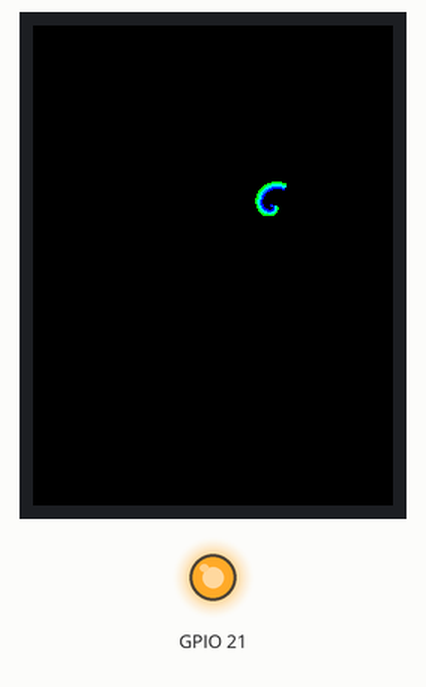
Bench run of a program on a simulated ESP32 board running MicroPython. Parts: 240×320 colour display, output pins drawn as LEDs (lit = HIGH). Library files of the repository ran but are not shown: ili9341.py; pins used as bus, display or sensor lines are not drawn; what the program prints to the serial console is not drawn.

Above: at 1.3 s.
At 11.8 s:
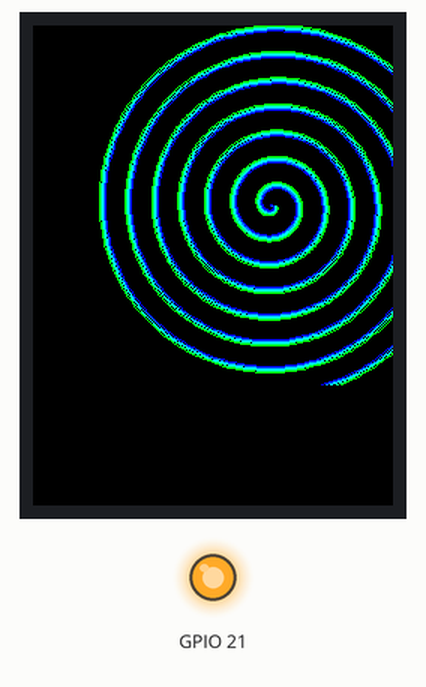
At 15.0 s:
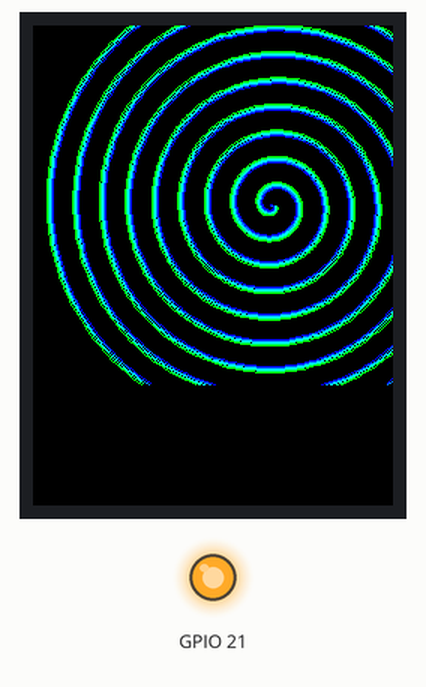
At 18.1 s:
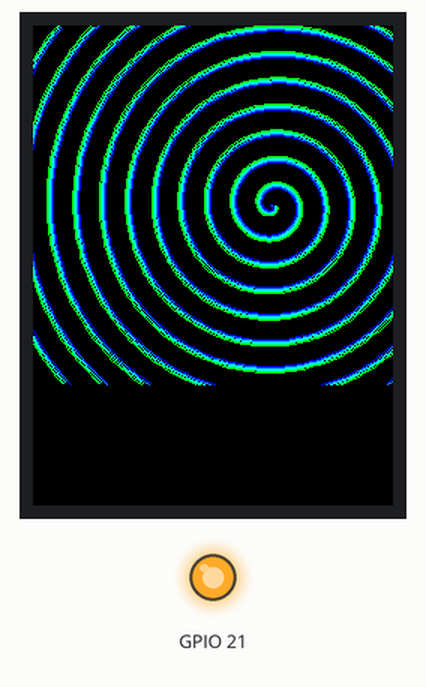
Timing chart, 0 to 19.6 s (numbered marks = the images above):
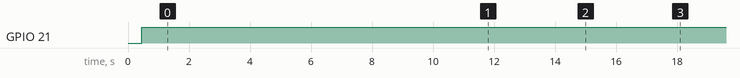

Measured:
- by itself, GPIO 21: LOW → HIGH at 0.45 s
- what the display in image 0 shows lasts 0.7 s, from 1.2 s to 1.9 s

The program:

spirale.py
```python
# spirale.py
from machine import Pin, SPI
from ili9341 import Display, color565
import math, time

spi = SPI(1, baudrate=40000000, sck=Pin(14), mosi=Pin(13))
display = Display(spi, dc=Pin(2), cs=Pin(15), rst=Pin(15),
                  width=320, height=240, rotation=0)
Pin(21, Pin.OUT).on()

W  = 320
H  = 240
MX = W // 2
MY = H // 2

ABSTAND   = 1
WINDUNGEN = 12   # mehr Windungen damit Ecken sicher erreicht

# Bis zur Ecke = Diagonale
MAX_R = math.sqrt(MX**2 + MY**2) + 10  # +10 Puffer für Ecken

SCHWARZ = color565(0, 0, 0)

SPIRAL_FARBEN = [
    color565(0,   0,   255),
    color565(0,   128, 255),
    color565(0,   255, 255),
    color565(0,   255, 128),
    color565(0,   255, 0  ),
]

def spirale_zeichnen(loeschen=False):
    anzahl  = len(SPIRAL_FARBEN)
    a       = MAX_R / (WINDUNGEN * 2 * math.pi)
    schritte = int(WINDUNGEN * 2 * math.pi * 40)  # 40 Punkte pro Radian

    prev = [(MX, MY)] * anzahl

    for i in range(schritte + 1):
        winkel = (i / schritte) * WINDUNGEN * 2 * math.pi

        for s in range(anzahl):
            r = a * winkel + (s - anzahl // 2) * ABSTAND

            x = int(MX + r * math.cos(winkel))
            y = int(MY + r * math.sin(winkel))
            # kein Clipping → Display ignoriert Pixel außerhalb einfach

            farbe = SCHWARZ if loeschen else SPIRAL_FARBEN[s]
            display.draw_line(prev[s][0], prev[s][1], x, y, farbe)
            prev[s] = (x, y)

# ── 2 Durchläufe ──────────────────────────────────────────
for durchlauf in range(2):
    display.clear(SCHWARZ)
    spirale_zeichnen(loeschen=False)
    time.sleep(1)
    spirale_zeichnen(loeschen=True)
    time.sleep(1)

display.clear(SCHWARZ)
Pin(21, Pin.OUT).off()
print("spirale.py fertig!")
```
